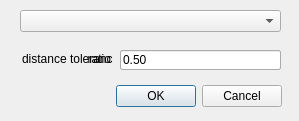
<?xml version="1.0" encoding="UTF-8"?>
<ui version="4.0">
 <class>SaveAttributesDialogBase</class>
 <widget class="QDialog" name="SaveAttributesDialogBase">
  <property name="geometry">
   <rect>
    <x>0</x>
    <y>0</y>
    <width>299</width>
    <height>121</height>
   </rect>
  </property>
  <property name="windowTitle">
   <string>Simplify settings</string>
  </property>
  <widget class="QDialogButtonBox" name="button_box">
   <property name="enabled">
    <bool>true</bool>
   </property>
   <property name="geometry">
    <rect>
     <x>31</x>
     <y>80</y>
     <width>251</width>
     <height>32</height>
    </rect>
   </property>
   <property name="orientation">
    <enum>Qt::Horizontal</enum>
   </property>
   <property name="standardButtons">
    <set>QDialogButtonBox::Cancel|QDialogButtonBox::Ok</set>
   </property>
  </widget>
  <widget class="QLabel" name="label_2">
   <property name="geometry">
    <rect>
     <x>22</x>
     <y>51</y>
     <width>91</width>
     <height>16</height>
    </rect>
   </property>
   <property name="font">
    <font>
     <kerning>true</kerning>
    </font>
   </property>
   <property name="toolTip">
    <string>in layers' units</string>
   </property>
   <property name="lineWidth">
    <number>0</number>
   </property>
   <property name="midLineWidth">
    <number>0</number>
   </property>
   <property name="text">
    <string>&lt;html&gt;&lt;head/&gt;&lt;body&gt;&lt;p&gt;distance tolerance&lt;/p&gt;&lt;/body&gt;&lt;/html&gt;</string>
   </property>
   <property name="margin">
    <number>0</number>
   </property>
   <property name="indent">
    <number>0</number>
   </property>
  </widget>
  <widget class="QLineEdit" name="editTolerance">
   <property name="geometry">
    <rect>
     <x>120</x>
     <y>50</y>
     <width>161</width>
     <height>20</height>
    </rect>
   </property>
   <property name="text">
    <string>0.002</string>
   </property>
  </widget>
  <widget class="QComboBox" name="comboBox">
   <property name="geometry">
    <rect>
     <x>20</x>
     <y>10</y>
     <width>261</width>
     <height>22</height>
    </rect>
   </property>
  </widget>
  <widget class="QLineEdit" name="editRatio">
   <property name="geometry">
    <rect>
     <x>120</x>
     <y>50</y>
     <width>161</width>
     <height>20</height>
    </rect>
   </property>
   <property name="text">
    <string>0.50</string>
   </property>
  </widget>
  <widget class="QLabel" name="label_3">
   <property name="geometry">
    <rect>
     <x>20</x>
     <y>51</y>
     <width>91</width>
     <height>16</height>
    </rect>
   </property>
   <property name="toolTip">
    <string>0&lt;ratio&lt;=1</string>
   </property>
   <property name="layoutDirection">
    <enum>Qt::LeftToRight</enum>
   </property>
   <property name="text">
    <string>ratio</string>
   </property>
   <property name="alignment">
    <set>Qt::AlignRight|Qt::AlignTrailing|Qt::AlignVCenter</set>
   </property>
  </widget>
 </widget>
 <resources/>
 <connections>
  <connection>
   <sender>button_box</sender>
   <signal>accepted()</signal>
   <receiver>SaveAttributesDialogBase</receiver>
   <slot>accept()</slot>
   <hints>
    <hint type="sourcelabel">
     <x>20</x>
     <y>20</y>
    </hint>
    <hint type="destinationlabel">
     <x>20</x>
     <y>20</y>
    </hint>
   </hints>
  </connection>
  <connection>
   <sender>button_box</sender>
   <signal>rejected()</signal>
   <receiver>SaveAttributesDialogBase</receiver>
   <slot>reject()</slot>
   <hints>
    <hint type="sourcelabel">
     <x>20</x>
     <y>20</y>
    </hint>
    <hint type="destinationlabel">
     <x>20</x>
     <y>20</y>
    </hint>
   </hints>
  </connection>
 </connections>
</ui>
